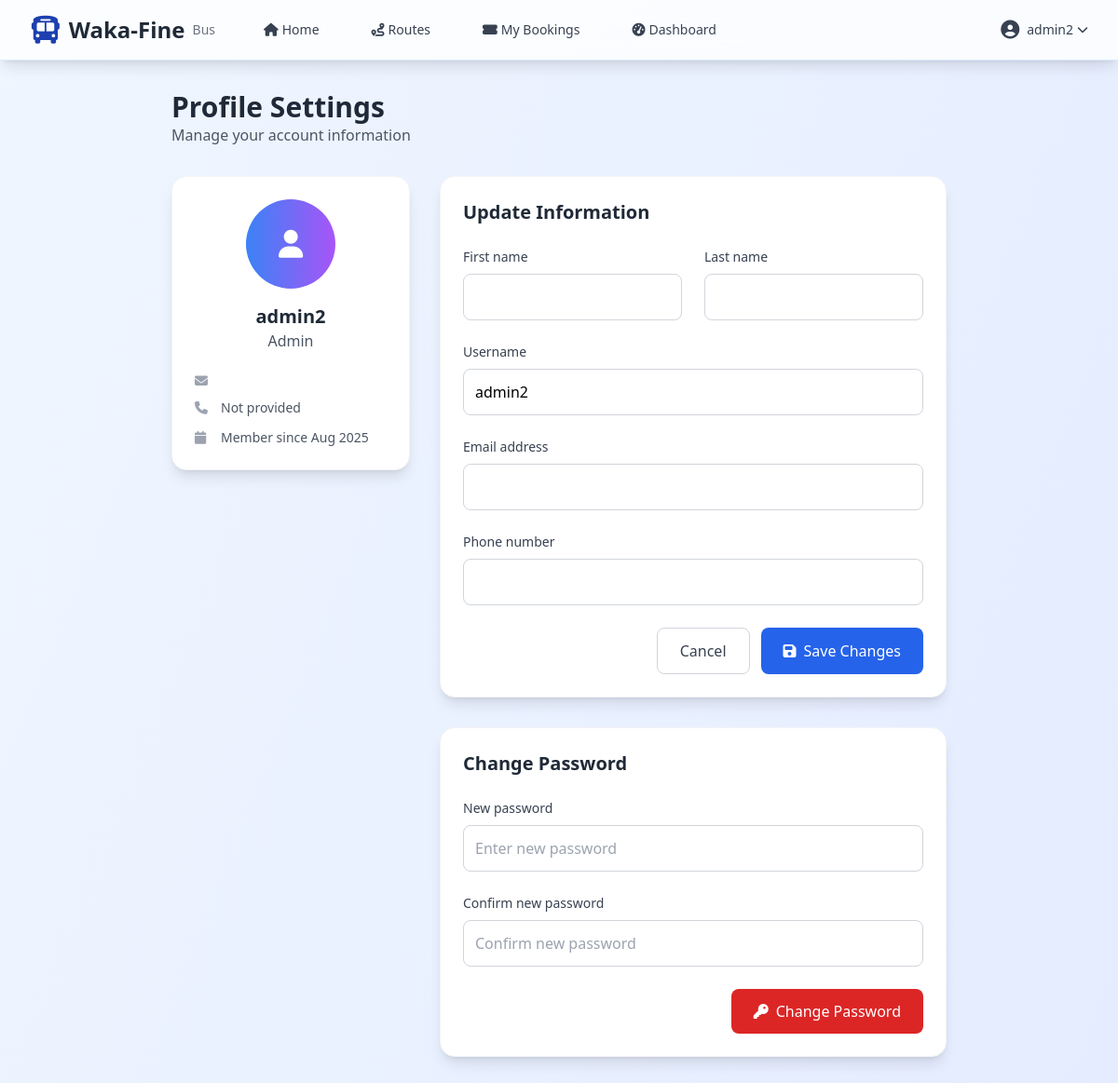
Screenshot of /accounts/profile/ (signed in) with the database file from the repository.
### accounts/models.py (models this page shows, shortened)
class User(AbstractUser):
    ROLE_CHOICES = [
        ("admin", "Admin"),
        ("staff", "Staff"),
        ("customer", "Customer"),
    ]
    role = models.CharField(max_length=10, choices=ROLE_CHOICES, default="customer")
    phone_number = models.CharField(max_length=15, blank=True, null=True)
    created_at = models.DateTimeField(auto_now_add=True)
    updated_at = models.DateTimeField(auto_now=True)

### accounts/views.py (the view, shortened to what this page needs)
# urls.py: path("profile/", views.ProfileView.as_view(), name="profile"),
class ProfileView(LoginRequiredMixin, UpdateView):
    model = User
    form_class = UserProfileForm
    template_name = "accounts/profile.html"
    success_url = reverse_lazy("accounts:profile")
    def get_object(self):
        return self.request.user
    def get_context_data(self, **kwargs):
        context = super().get_context_data(**kwargs)
        context["password_form"] = CustomPasswordChangeForm(user=self.request.user)
        return context

### accounts/forms.py (shortened to what this page needs)
class UserProfileForm(forms.ModelForm):
    class Meta:
        model = User
        fields = ("username", "first_name", "last_name", "email", "phone_number")
    def __init__(self, *args, **kwargs):
        super().__init__(*args, **kwargs)
        for field_name, field in self.fields.items():
            field.widget.attrs["class"] = (
                "w-full p-3 border border-gray-300 rounded-lg focus:ring-2 focus:ring-primary focus:border-transparent transition-all duration-200"
            )

class CustomPasswordChangeForm(forms.Form):
    new_password1 = forms.CharField(
        label="New password",
        widget=forms.PasswordInput(),
    )
    new_password2 = forms.CharField(
        label="Confirm new password",
        widget=forms.PasswordInput(),
    )
    def __init__(self, user, *args, **kwargs):
        self.user = user
        super().__init__(*args, **kwargs)
        for field_name, field in self.fields.items():
            field.widget.attrs["class"] = (
                "w-full p-3 border border-gray-300 rounded-lg focus:ring-2 focus:ring-primary focus:border-transparent transition-all duration-200"
            )
        self.fields["new_password1"].widget.attrs["placeholder"] = "Enter new password"
        self.fields["new_password2"].widget.attrs[
            "placeholder"
        ] = "Confirm new password"

### templates/accounts/profile.html (shortened to what this page needs)
{% extends 'base.html' %}
{% block content %}
<div class="min-h-screen bg-gradient-to-br from-blue-50 to-indigo-100 py-8">
    <div class="max-w-4xl mx-auto px-4 sm:px-6 lg:px-8">
        <div class="mb-8">
            <h1 class="text-3xl font-bold text-gray-800">Profile Settings</h1>
            <p class="text-gray-600">Manage your account information</p>
        </div>
        <div class="grid grid-cols-1 md:grid-cols-3 gap-8">
            <div class="md:col-span-1">
                <div class="bg-white rounded-2xl shadow-lg p-6 border border-gray-100">
                    <div class="text-center mb-6">
                        <div class="w-24 h-24 bg-gradient-to-r from-blue-500 to-purple-500 rounded-full flex items-center justify-center mx-auto mb-4">
                            <i class="fas fa-user text-white text-3xl"></i>
                        </div>
                        <h3 class="text-xl font-bold text-gray-800">{{ user.get_full_name|default:user.username }}</h3>
                        <p class="text-gray-600">{{ user.get_role_display }}</p>
                    </div>
                    <div class="space-y-3">
                        <div class="flex items-center text-sm">
                            <i class="fas fa-envelope text-gray-400 w-5"></i>
                        </div>
                        <div class="flex items-center text-sm">
                            <i class="fas fa-phone text-gray-400 w-5"></i>
                            <span class="ml-2 text-gray-600">{{ user.phone|default:"Not provided" }}</span>
                        </div>
                        <div class="flex items-center text-sm">
                            <i class="fas fa-calendar text-gray-400 w-5"></i>
                            <span class="ml-2 text-gray-600">Member since {{ user.date_joined|date:"M Y" }}</span>
                        </div>
                    </div>
                </div>
            </div>
            <div class="md:col-span-2">
                <div class="bg-white rounded-2xl shadow-lg p-6 border border-gray-100">
                    <h2 class="text-xl font-bold text-gray-800 mb-6">Update Information</h2>
                    <form method="post" class="space-y-6">
                        <div class="grid grid-cols-1 md:grid-cols-2 gap-6">
                            <div>
                                <label for="{{ form.first_name.id_for_label }}" class="block text-sm font-medium text-gray-700 mb-2">
                                    {{ form.first_name.label }}
                                </label>
                                {{ form.first_name }}
                            </div>
                            <div>
                                <label for="{{ form.last_name.id_for_label }}" class="block text-sm font-medium text-gray-700 mb-2">
                                    {{ form.last_name.label }}
                                </label>
                                {{ form.last_name }}
                            </div>
                        </div>
                          <div>
                            <label for="{{ form.username.id_for_label }}" class="block text-sm font-medium text-gray-700 mb-2">
                                {{ form.username.label }}
                            </label>
                            {{ form.username }}
                        </div>
                        <div>
                            <label for="{{ form.email.id_for_label }}" class="block text-sm font-medium text-gray-700 mb-2">
                                {{ form.email.label }}
                            </label>
                            {{ form.email }}
                        </div>
                        <div>
                            <label for="{{ form.phone_number.id_for_label }}" class="block text-sm font-medium text-gray-700 mb-2">
                                {{ form.phone_number.label }}
                            </label>
                            {{ form.phone_number }}
                        </div>
                        <div class="flex justify-end space-x-3">
                            <a href="{% url 'accounts:dashboard' %}" class="px-6 py-3 border border-gray-300 rounded-lg text-gray-700 font-medium hover:bg-gray-50 transition-colors duration-200">
                                Cancel
                            </a>
                            <button type="submit" class="px-6 py-3 bg-blue-600 text-white rounded-lg font-medium hover:bg-blue-700 transition-colors duration-200">
                                <i class="fas fa-save mr-2"></i>Save Changes
                            </button>
                        </div>
                    </form>
                </div>
                <div class="bg-white rounded-2xl shadow-lg p-6 border border-gray-100 mt-8">
                    <h2 class="text-xl font-bold text-gray-800 mb-6">Change Password</h2>
                    <form method="post" class="space-y-6">
                        <div>
                            <label for="{{ password_form.new_password1.id_for_label }}" class="block text-sm font-medium text-gray-700 mb-2">
                                {{ password_form.new_password1.label }}
                            </label>
                            {{ password_form.new_password1 }}
                        </div>
                          <div>
                            <label for="{{ password_form.new_password2.id_for_label }}" class="block text-sm font-medium text-gray-700 mb-2">
                                {{ password_form.new_password2.label }}
                            </label>
                            {{ password_form.new_password2 }}
                                                    </div>
                        <div class="flex justify-end">
                            <button type="submit" class="px-6 py-3 bg-red-600 text-white rounded-lg font-medium hover:bg-red-700 transition-colors duration-200">
                                <i class="fas fa-key mr-2"></i>Change Password
                            </button>
                        </div>
                    </form>
                </div>
            </div>
        </div>
    </div>
</div>
{% endblock %}

### templates/base.html (shortened to what this page needs)
<!DOCTYPE html>
<html lang="en">
<head>
    <script src="https://cdn.tailwindcss.com"></script>
    <link rel="stylesheet" href="https://cdnjs.cloudflare.com/ajax/libs/font-awesome/6.4.0/css/all.min.css">
</head>
<body class="bg-gradient-to-br from-blue-50 to-indigo-100 min-h-screen">
    <nav class="bg-white/80 backdrop-blur-md shadow-lg sticky top-0 z-50 border-b border-blue-100">
        <div class="max-w-7xl mx-auto px-4 sm:px-6 lg:px-8">
            <div class="flex justify-between h-16">
                <div class="flex items-center">
                    <div class="flex-shrink-0 flex items-center">
                        <i class="fas fa-bus text-3xl text-primary mr-2"></i>
                        <span class="text-2xl font-bold text-gray-800">Waka-Fine</span>
                        <span class="text-sm text-gray-500 ml-2">Bus</span>
                    </div>
                    <div class="hidden md:ml-10 md:flex md:space-x-8">
                        <a href="{% url 'home' %}" class="text-gray-700 hover:text-primary px-3 py-2 text-sm font-medium transition-colors duration-200">
                            <i class="fas fa-home mr-1"></i>Home
                        </a>
                        <a href="{% url 'routes:search' %}" class="text-gray-700 hover:text-primary px-3 py-2 text-sm font-medium transition-colors duration-200">
                            <i class="fas fa-route mr-1"></i>Routes
                        </a>
                        {% if user.is_authenticated %}
                            <a href="{% url 'bookings:list' %}" class="text-gray-700 hover:text-primary px-3 py-2 text-sm font-medium transition-colors duration-200">
                                <i class="fas fa-ticket-alt mr-1"></i>My Bookings
                            </a>
                            <a href="{% url 'accounts:dashboard' %}" class="text-gray-700 hover:text-primary px-3 py-2 text-sm font-medium transition-colors duration-200">
                                <i class="fas fa-tachometer-alt mr-1"></i>Dashboard
                            </a>
                        {% endif %}
                    </div>
                </div>
                <div class="flex items-center space-x-4">
                    {% if user.is_authenticated %}
                        <div class="relative" x-data="{ open: false }">
                            <button @click="open = !open" class="flex items-center text-sm text-gray-700 hover:text-primary focus:outline-none transition-colors duration-200">
                                <i class="fas fa-user-circle text-xl mr-2"></i>
                                <span class="hidden md:block">{{ user.get_full_name|default:user.username }}</span>
                                <i class="fas fa-chevron-down ml-1 text-xs"></i>
                            </button>
                        </div>
                    {% endif %}
                </div>
            </div>
        </div>
    </nav>
    <main class="min-h-screen">
        {% block content %}{% endblock %}
    </main>
</body>
</html>

### rows the page displays
User: get_full_name "admin2", role "Admin", date_joined "Aug 2025", username "admin2"

### other values shown
{{ user.phone|default:"Not provided" }} "Not provided"
{{ password_form.new_password1.label }} "New password"
{{ password_form.new_password2.label }} "Confirm new password"
